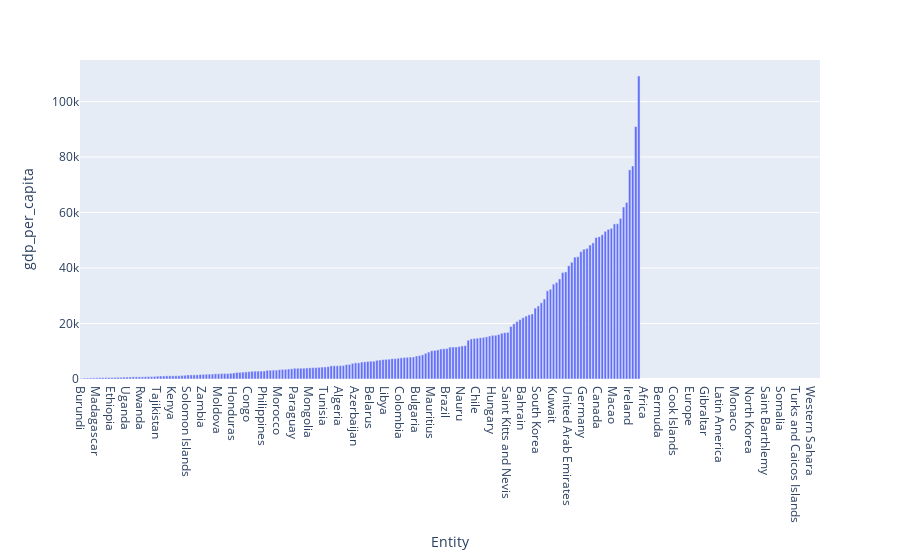

Notebook code cell kept with this figure:
### Code cell
px.bar(pop_gdp_2017.sort_values(by='gdp_per_capita', ascending=True), x='Entity', y='gdp_per_capita')

### Figure 1 — Plotly figure (JSON) as saved in the notebook; plotly's stock layout.template omitted (floating-point values rounded to 4 significant figures; data arrays with more than 128 entries replaced by an {"elided": "..."} marker saying what was removed)
{"data": [{"alignmentgroup": "True", "hovertemplate": "Entity=%{x}<br>gdp_per_capita=%{y}<extra></extra>", "legendgroup": "", "marker": {"color": "#636efa", "pattern": {"shape": ""}}, "name": "", "offsetgroup": "", "orientation": "v", "showlegend": false, "textposition": "auto", "type": "bar", "x": {"elided": "243 str values"}, "xaxis": "x", "y": {"elided": "243 float values"}, "yaxis": "y"}], "layout": {"autosize": true, "barmode": "relative", "legend": {"tracegroupgap": 0}, "margin": {"t": 60}, "xaxis": {"anchor": "y", "autorange": true, "domain": [0, 1], "range": [-0.5, 242.5], "title": {"text": "Entity"}, "type": "category"}, "yaxis": {"anchor": "x", "autorange": true, "domain": [0, 1], "range": [0, 115000.0], "title": {"text": "gdp_per_capita"}, "type": "linear"}}}
